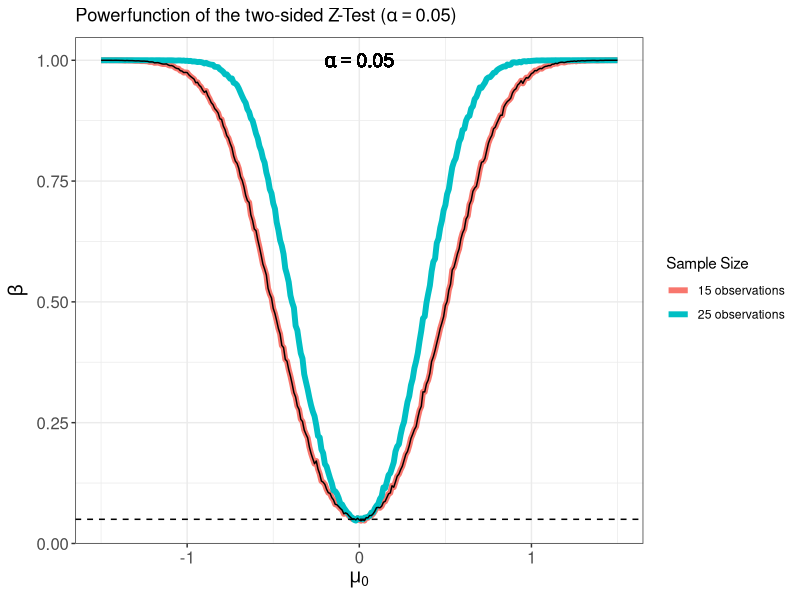

The R script that drew this image:
set.seed(123)
# normal parameters
mu_0=0
sd=1
#calc quantile
alpha=0.05
quantil <- qnorm(p = 1-alpha/2, mean=mu_0,sd=sd)
# set shift range
shift_range=seq(from=-1.5, to=1.5, by=0.01)
myMCpower <- function(shift_range, n, B=2000, print_stuff=0){
  cat("We shift over a range of",length(shift_range),"values")
  Power_val=numeric(length(shift_range))
  Dvec=integer(B)
  for (shift_num in 1:length(shift_range)){
    mu=mu_0+shift_range[shift_num]
      my_df <- matrix(rnorm(n = n*B, mean=mu, sd=sd), nrow = n, ncol = B)
      new_mu=apply(my_df,2,mean) #loop over all columns
      Zstat <- sqrt(n) * (new_mu - mu_0)/sd
      # (1-alpha/2)-quantile of N(0,1):
      Dvec=abs(Zstat)>quantil
      Power_val[shift_num]=mean(Dvec)
      if(print_stuff == 1){print(Power_val[shift_num])}
    }
  return(Power_val)
}
#rm(list=ls()) # delete stuff

results_df1=myMCpower(shift_range,15,B=10000)
results_df1 <- data.frame("shift" = shift_range, "kraft" = results_df1)
results_df2=myMCpower(shift_range,25,B=10000)
results_df2 <- data.frame("shift" = shift_range, "kraft" = results_df2)
library(ggplot2)
ggplot(results_df1,aes(shift,kraft))+geom_line(aes(color="15 observations"), size=2)+
geom_line(data=results_df2,aes(color="25 observations"),size=2)+
labs(color="Sample Size ")+
geom_line() +
  geom_hline(yintercept = 0.05, lty=2)+
   geom_text(aes(x=0, y=1, label='alpha==0.05'),
            parse=TRUE, size=5)+
labs(title = expression( paste("Powerfunction of the two-sided Z-Test (",
                               alpha==0.05,")")), x = expression(paste(mu[0])),
     y = expression(paste(beta)), size=8)+
  theme_bw() +
  theme(axis.text = element_text(size=12), axis.title = element_text(size=14))
